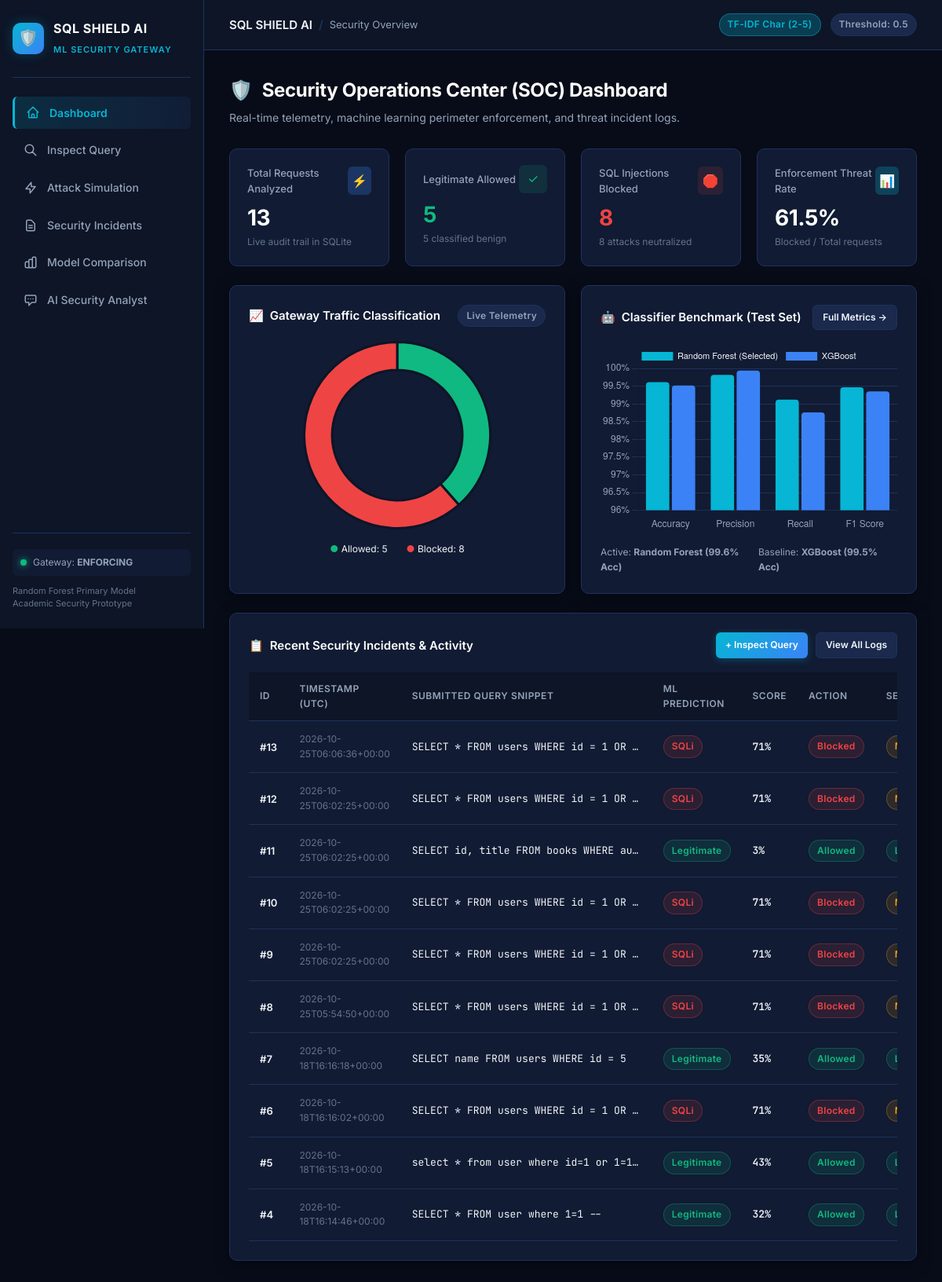
/, run on an earlier commit of the app's database.
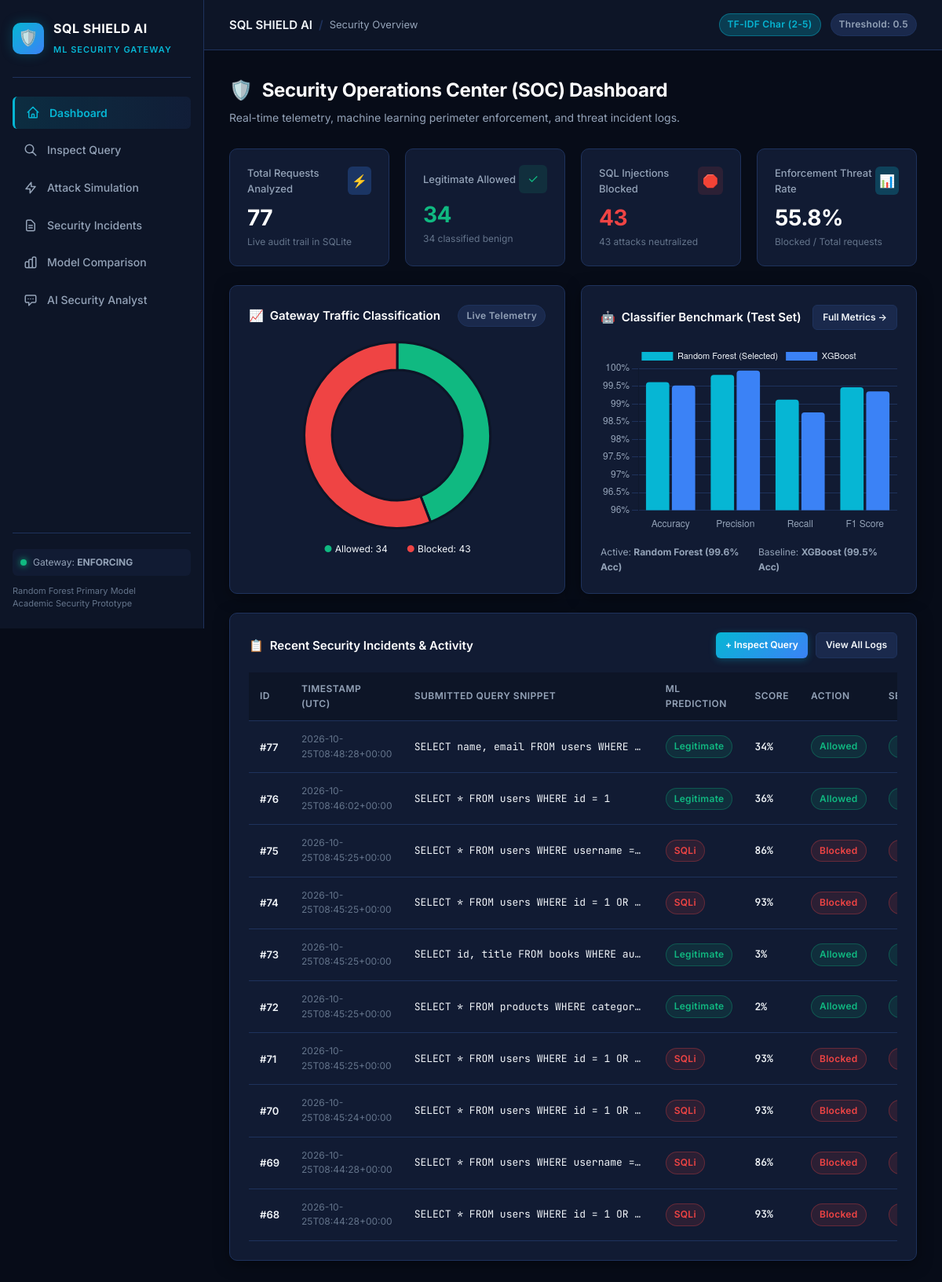
And on a later commit of the database.
### tables this page shows
CREATE TABLE incidents (
    id INTEGER PRIMARY KEY AUTOINCREMENT,
    timestamp TEXT NOT NULL,
    submitted_input TEXT NOT NULL,
    predicted_class TEXT NOT NULL,
    model_used TEXT NOT NULL,
    score REAL,
    action_taken TEXT NOT NULL,
    severity TEXT NOT NULL,
    explanation TEXT,
    mitigation TEXT
);

### app.py (the view)
@app.get("/")
def dashboard_page():
    stats = get_stats()
    metrics = load_metrics()
    recent = list_incidents(limit=10)
    return render_template(
        "index.html",
        active="dashboard",
        stats=stats,
        metrics=metrics,
        recent_incidents=recent,
        config=config,
    )

### app.py (called while the page is built)
def load_metrics():
    if METRICS_FILE.exists():
        try:
            return json.loads(METRICS_FILE.read_text(encoding="utf-8"))
        except Exception:
            return {}
    return {}

### database/db.py (called while the page is built)
def get_connection():
    conn = sqlite3.connect(DB_PATH)
    conn.row_factory = sqlite3.Row
    return conn

def list_incidents(limit=100, action=None, severity=None, search=None):
    query = "SELECT * FROM incidents WHERE 1=1"
    params = []
    if action:
        query += " AND action_taken = ?"
        params.append(action)
    if severity:
        query += " AND severity = ?"
        params.append(severity)
    if search:
        query += " AND (submitted_input LIKE ? OR explanation LIKE ?)"
        wildcard = f"%{search}%"
        params.extend([wildcard, wildcard])
    query += " ORDER BY id DESC LIMIT ?"
    params.append(int(limit))
    with get_connection() as conn:
        rows = conn.execute(query, params).fetchall()
        return [dict(r) for r in rows]

### templates/index.html (shortened to what the changed rows need)
{% extends "base.html" %}
{% block content %}
<div class="page-header">
  <h1 class="page-title">
    <span>🛡️</span> Security Operations Center (SOC) Dashboard
  </h1>
</div>
<div class="grid-4">
  <div class="stat-card">
    <div class="stat-header">
      <span class="stat-label">Total Requests Analyzed</span>
      <div class="stat-icon blue">⚡</div>
    </div>
    <div class="stat-value">{{ stats.total_requests }}</div>
    <div class="stat-sub">Live audit trail in SQLite</div>
  </div>
  <div class="stat-card">
    <div class="stat-header">
      <span class="stat-label">Legitimate Allowed</span>
      <div class="stat-icon green">✓</div>
    </div>
    <div class="stat-value" style="color: var(--status-allow);">{{ stats.allowed_requests }}</div>
    <div class="stat-sub">{{ stats.legitimate_requests }} classified benign</div>
  </div>
  <div class="stat-card">
    <div class="stat-header">
      <span class="stat-label">SQL Injections Blocked</span>
      <div class="stat-icon red">🛑</div>
    </div>
    <div class="stat-value" style="color: var(--status-block);">{{ stats.blocked_requests }}</div>
    <div class="stat-sub">{{ stats.sqli_detected }} attacks neutralized</div>
  </div>
  <div class="stat-card">
    <div class="stat-header">
      <span class="stat-label">Enforcement Threat Rate</span>
      <div class="stat-icon cyan">📊</div>
    </div>
    <div class="stat-value">{{ stats.detection_rate_pct }}%</div>
    <div class="stat-sub">Blocked / Total requests</div>
  </div>
</div>
<div class="grid-2">
  <div class="card">
    <div style="height: 240px; position: relative;">
      <canvas id="trafficChart"></canvas>
    </div>
    <div style="display:flex; justify-content:center; gap:24px; margin-top:16px; font-size:12px;">
      <div><span style="color:var(--status-allow); font-weight:700;">●</span> Allowed: {{ stats.allowed_requests }}</div>
      <div><span style="color:var(--status-block); font-weight:700;">●</span> Blocked: {{ stats.blocked_requests }}</div>
    </div>
  </div>
</div>
<div class="card" style="margin-bottom: 24px;">
  {% if recent_incidents %}
  <div class="table-responsive">
    <table class="data-table">
      <thead>
        <tr>
          <th>ID</th>
          <th>Timestamp (UTC)</th>
          <th>Submitted Query Snippet</th>
          <th>ML Prediction</th>
          <th>Score</th>
          <th>Action</th>
          <th>Severity</th>
        </tr>
      </thead>
      <tbody>
        {% for inc in recent_incidents %}
        <tr>
          <td style="font-weight: 600;">#{{ inc.id }}</td>
          <td style="color: var(--text-muted); font-size: 12px;">{{ inc.timestamp }}</td>
          <td class="code-cell" title="{{ inc.submitted_input }}">{{ inc.submitted_input }}</td>
          <td>
            <span class="badge {{ 'badge-block' if inc.predicted_class == 'SQLi' else 'badge-allow' }}">
              {{ inc.predicted_class }}
            </span>
          </td>
          <td style="font-family: var(--font-mono); font-weight: 600;">
            {{ (inc.score * 100)|round|int }}%
          </td>
          <td>
            <span class="badge {{ 'badge-block' if inc.action_taken == 'Blocked' else 'badge-allow' }}">
              {{ inc.action_taken }}
            </span>
          </td>
          <td>
            <span class="badge {{ 'badge-block' if inc.severity == 'High' else ('badge-warn' if inc.severity == 'Medium' else 'badge-allow') }}">
            </span>
          </td>
        </tr>
        {% endfor %}
      </tbody>
    </table>
  </div>
  {% else %}
  <div style="text-align:center; padding: 40px; color: var(--text-muted);">
    No telemetry logs yet. <a href="/detect" style="color: var(--accent-cyan);">Inspect your first SQL input</a> to generate real incident records.
  </div>
  {% endif %}
</div>
{% endblock %}

What changed in the data, as far as the page shows it:
no longer on this page (row unchanged): incidents: id "13", timestamp "2026-10-25T06:06:36+00:00", submitted_input "SELECT * FROM users WHERE id = 1 OR…", predicted_class "SQLi", (inc.score*100)|round|int "71", action_taken "Blocked", severity "Medium" (drawn)
no longer on this page (row unchanged): incidents: id "12", timestamp "2026-10-25T06:02:25+00:00", submitted_input "SELECT * FROM users WHERE id = 1 OR…", predicted_class "SQLi", (inc.score*100)|round|int "71", action_taken "Blocked", severity "Medium" (drawn)
no longer on this page (row unchanged): incidents: id "11", timestamp "2026-10-25T06:02:25+00:00", submitted_input "SELECT id, title FROM books WHERE au…", predicted_class "Legitimate", (inc.score*100)|round|int "3", action_taken "Allowed"
no longer on this page (row unchanged): incidents: id "10", timestamp "2026-10-25T06:02:25+00:00", submitted_input "SELECT * FROM users WHERE id = 1 OR…", predicted_class "SQLi", (inc.score*100)|round|int "71", action_taken "Blocked", severity "Medium" (drawn)
no longer on this page (row unchanged): incidents: id "9", timestamp "2026-10-25T06:02:25+00:00", submitted_input "SELECT * FROM users WHERE id = 1 OR…", predicted_class "SQLi", (inc.score*100)|round|int "71", action_taken "Blocked", severity "Medium" (drawn)
no longer on this page (row unchanged): incidents: id "8", timestamp "2026-10-25T05:54:50+00:00", submitted_input "SELECT * FROM users WHERE id = 1 OR…", predicted_class "SQLi", (inc.score*100)|round|int "71", action_taken "Blocked", severity "Medium" (drawn)
no longer on this page (row unchanged): incidents: id "7", timestamp "2026-10-18T16:16:18+00:00", submitted_input "SELECT name FROM users WHERE id = 5", predicted_class "Legitimate", (inc.score*100)|round|int "35", action_taken "Allowed"
no longer on this page (row unchanged): incidents: id "6", timestamp "2026-10-18T16:16:02+00:00", submitted_input "SELECT * FROM users WHERE id = 1 OR…", predicted_class "SQLi", (inc.score*100)|round|int "71", action_taken "Blocked", severity "Medium" (drawn)
no longer on this page (row unchanged): incidents: id "5", timestamp "2026-10-18T16:15:13+00:00", submitted_input "select * from user where id=1 or 1=1…", predicted_class "Legitimate", (inc.score*100)|round|int "43", action_taken "Allowed"
no longer on this page (row unchanged): incidents: id "4", timestamp "2026-10-18T16:14:46+00:00", submitted_input "SELECT * FROM user where 1=1 --", predicted_class "Legitimate", (inc.score*100)|round|int "32", action_taken "Allowed"
added incidents: id "77", timestamp "2026-10-25T08:48:28+00:00", submitted_input "SELECT name, email FROM users WHERE…", predicted_class "Legitimate", (inc.score*100)|round|int "34", action_taken "Allowed"
added incidents: id "76", timestamp "2026-10-25T08:46:02+00:00", submitted_input "SELECT * FROM users WHERE id = 1", predicted_class "Legitimate", (inc.score*100)|round|int "36", action_taken "Allowed"
added incidents: id "75", timestamp "2026-10-25T08:45:25+00:00", submitted_input "SELECT * FROM users WHERE username =…", predicted_class "SQLi", (inc.score*100)|round|int "86", action_taken "Blocked", severity "High" (drawn)
added incidents: id "74", timestamp "2026-10-25T08:45:25+00:00", submitted_input "SELECT * FROM users WHERE id = 1 OR…", predicted_class "SQLi", (inc.score*100)|round|int "93", action_taken "Blocked", severity "High" (drawn)
added incidents: id "73", timestamp "2026-10-25T08:45:25+00:00", submitted_input "SELECT id, title FROM books WHERE au…", predicted_class "Legitimate", (inc.score*100)|round|int "3", action_taken "Allowed"
added incidents: id "72", timestamp "2026-10-25T08:45:25+00:00", submitted_input "SELECT * FROM products WHERE categor…", predicted_class "Legitimate", (inc.score*100)|round|int "2", action_taken "Allowed"
added incidents: id "71", timestamp "2026-10-25T08:45:25+00:00", submitted_input "SELECT * FROM users WHERE id = 1 OR…", predicted_class "SQLi", (inc.score*100)|round|int "93", action_taken "Blocked", severity "High" (drawn)
added incidents: id "70", timestamp "2026-10-25T08:45:24+00:00", submitted_input "SELECT * FROM users WHERE id = 1 OR…", predicted_class "SQLi", (inc.score*100)|round|int "93", action_taken "Blocked", severity "High" (drawn)
added incidents: id "69", timestamp "2026-10-25T08:44:28+00:00", submitted_input "SELECT * FROM users WHERE username =…", predicted_class "SQLi", (inc.score*100)|round|int "86", action_taken "Blocked", severity "High" (drawn)
added incidents: id "68", timestamp "2026-10-25T08:44:28+00:00", submitted_input "SELECT * FROM users WHERE id = 1 OR…", predicted_class "SQLi", (inc.score*100)|round|int "93", action_taken "Blocked", severity "High" (drawn)
Also different on the page:
{{ stats.total_requests }}: "13" → "77"
{{ stats.allowed_requests }}: "5" → "34"
{{ stats.legitimate_requests }}: "5" → "34"
{{ stats.blocked_requests }}: "8" → "43"
{{ stats.sqli_detected }}: "8" → "43"
{{ stats.detection_rate_pct }}: "61.5" → "55.8"
chart data {{ stats.allowed_requests }}: 5 → 34
chart data {{ stats.blocked_requests }}: 8 → 43
